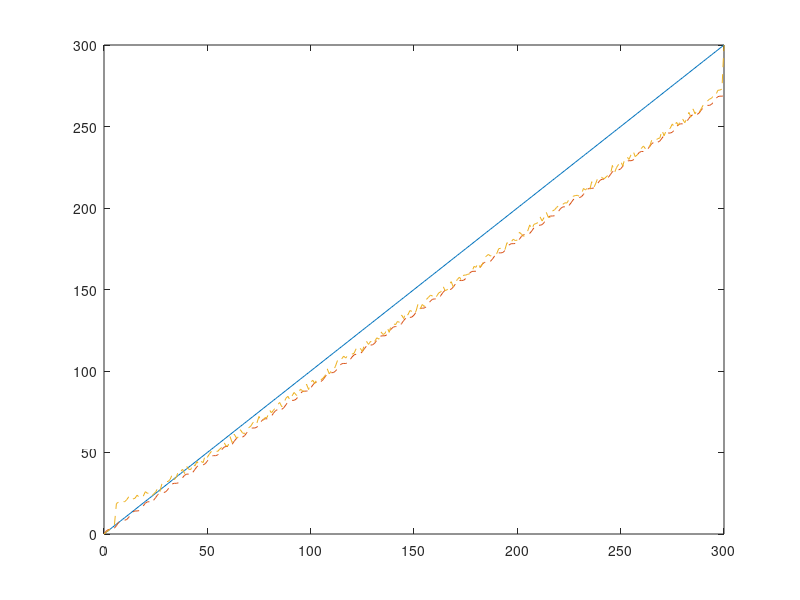
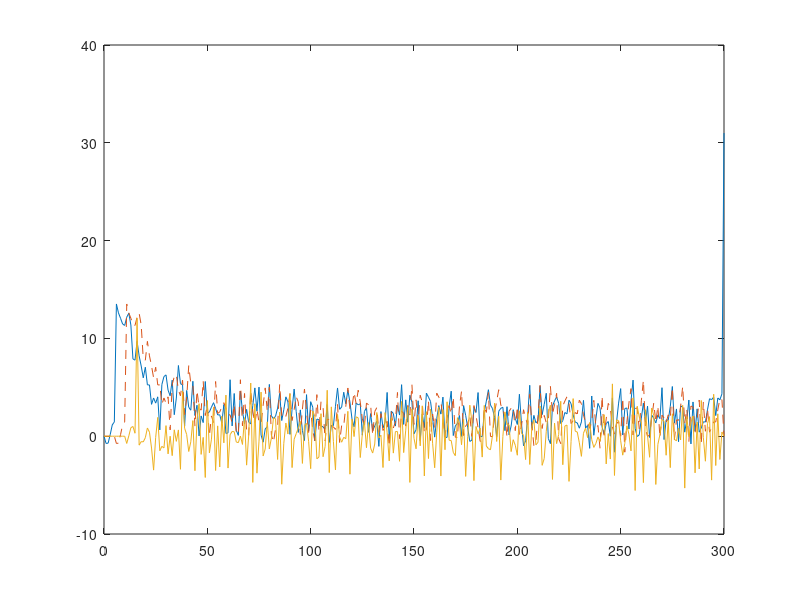

MATLAB code for these plots, in order:
###########################################
# Simulation of a PI Controller           #
# fabianb,  09/2017                       #
###########################################

clear;
# Number of samples taken for the simulation
length = 300;
# calculate error based on samples in the past
offset = 5;

# t_ptp is the common time base of two systems
t_ptp = 0:1:length; # startpoint : increment value for common time base : endpoint

# t_media_soll is the media time of system 1 refered to the common time base t_ptp
t_media_soll = t_ptp * 0.9 + sin(t_ptp); # 0.9 run slower than the tiem reference, sin to have some error in there

# t_media_step is the increment value of the media time of system 2 when it is uncontrolled/freewheeling
t_media_step = 1.1; # 1.1 run faster than time reference

# t_media_ist is the current time of system 2 refered to the common timebase. 
# It is incremented and controlled in the for loop below.
t_media_ist = t_ptp;

# t_media_error is added as error signal to t_media_ist
t_media_error = rand(length+1)*5-2.5; 
#t_media_error = sin(t_ptp*0.5);

# Control loop  
for i=2+offset:1:length
  t_media_ist(i) = t_media_ist(i) + t_media_step + t_media_error(i) + 10; # Add calculated step, add some error signal, add a constant = timer running to fast
  ierror(i) = t_media_ist(i-offset) - t_media_soll(i-offset);
  perror(i) = ierror(i-offset) - ierror(i-offset-1);
  t_media_step = t_media_step - ierror(i) * 0.05 - perror(i) * 0.2;
endfor
ierror(length+1) = 0;
perror(length+1) = 0;
   
# Claculate absolute error
error = t_media_ist - t_media_soll;

     
# Plot the timing values 
figure(1);
plot (t_ptp, t_ptp, '-', t_ptp, t_media_soll, '--', t_ptp, t_media_ist, '--');
#axis ([0 length+1 -10 length+10]); #[x_lo x_hi y_lo y_hi]

# Plot the error signals
figure(2);
plot ( t_ptp, error, '-', t_ptp, ierror, '--', t_ptp, perror, '-');
#axis ([0 length+1 -20 20]); #[x_lo x_hi y_lo y_hi]